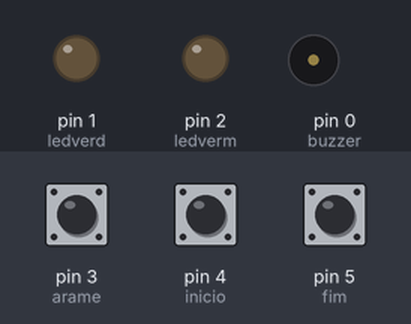
The sketch below on a simulated Arduino Uno, built with avr-gcc and run on an emulated ATmega328P. Shown: output pins drawn as LEDs (lit = HIGH), buzzer (waves = sounding). Dashed ring = blinking. Inputs (shaded band) come from the test bench; at power-on: pin 5 (fim) HIGH, pin 4 (inicio) HIGH, pin 3 (arame) HIGH.

Above: at 1.2 s.
1.3 s: pin 5 (fim) pulled LOW for 0.15 s
At 3.0 s:
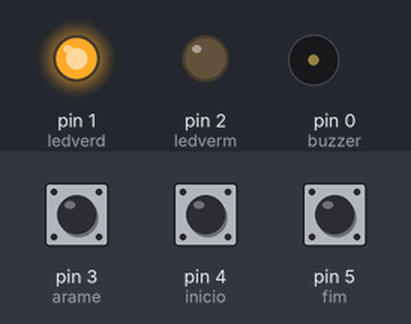
4.3 s: pin 4 (inicio) pulled LOW for 1 s
At 6.5 s:
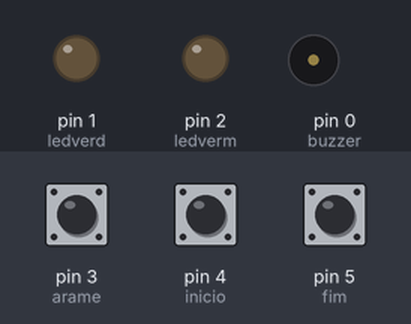
6.8 s: pin 3 (arame) pulled LOW for 0.15 s
At 8.3 s:
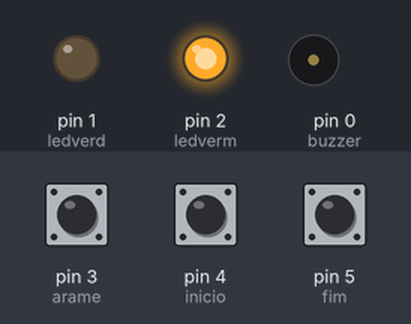
9.3 s: pin 4 (inicio) pulled LOW for 0.15 s
At 10.7 s:
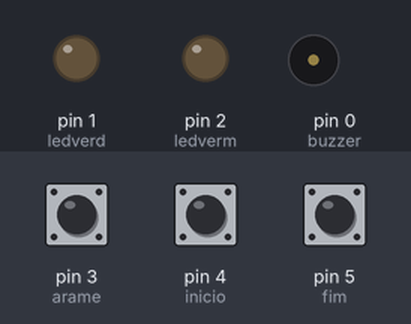
11.3 s: pin 4 (inicio) pulled LOW for 3.2 s
At 11.7 s:
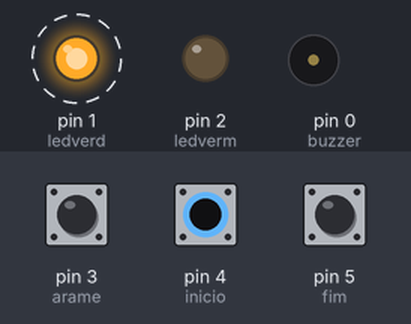
Timing chart, 0 to 16.4 s (numbered marks = the images above; inputs shaded):
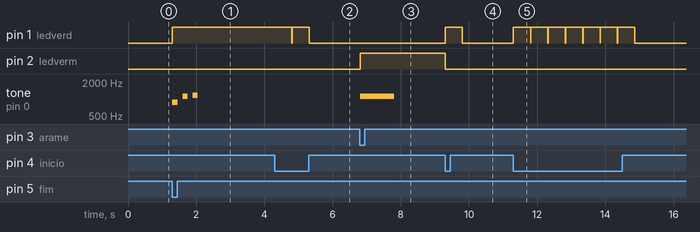

The sketch:

Programacao_arduino_Labirinto_eletrico.ino
```cpp
#define inicio 4
#define arame 3
#define fim 5
#define ledverm 2
#define ledverd 1
#define buzzer 0
int estado = LOW;


void setup( ) {
  pinMode(inicio, INPUT_PULLUP);
  pinMode(arame, INPUT_PULLUP);
  pinMode(fim, INPUT_PULLUP);
  pinMode(ledverm, OUTPUT);
  pinMode(ledverd, OUTPUT);
  pinMode(buzzer, OUTPUT);

  digitalWrite(ledverm, LOW);
  digitalWrite(ledverd, LOW);
}

void loop( ) {
  if(digitalRead(arame) == LOW && estado == LOW){
    digitalWrite(ledverm, HIGH);
    tone(buzzer, 1109);
    delay(1000);
    noTone(buzzer);
    estado = HIGH;
  }

  if(digitalRead(inicio) == LOW){
    estado = LOW;
    digitalWrite(ledverm, LOW);
    digitalWrite(ledverd, HIGH);
    delay(500);
    digitalWrite(ledverd, LOW);
  }

  if(digitalRead(fim) == LOW && estado == LOW){
    digitalWrite(ledverd, HIGH);
    tone(buzzer, 880, 150);
    delay(300);
    tone(buzzer, 1109, 150);
    delay(300);
    tone(buzzer, 1175, 150);
    estado = HIGH;
  }
  delay(10);
}
```

Measured:
- after the input at 1.3 s, pin 1 (ledverd): LOW → HIGH at once; tone on pin 0 (buzzer): plays 880 Hz for 0.15 s, 1109 Hz for 0.15 s, 1175 Hz for 0.15 s, starting at once
- after the input at 4.3 s, pin 1 (ledverd): HIGH → LOW after 0.51 s, → HIGH 0.01 s later, → LOW 0.50 s later
- after the input at 6.8 s, pin 2 (ledverm): LOW → HIGH at once; tone on pin 0 (buzzer): silent → 1109 Hz at once, → silent 1.0 s later
- after the input at 9.3 s, pin 1 (ledverd): LOW → HIGH at once, → LOW 0.50 s later; pin 2 (ledverm): HIGH → LOW at once
- after the input at 11.3 s, pin 1 (ledverd): alternates HIGH for 0.50 s and LOW for 0.01 s, 14 changes in all, then stays LOW, starting at once
